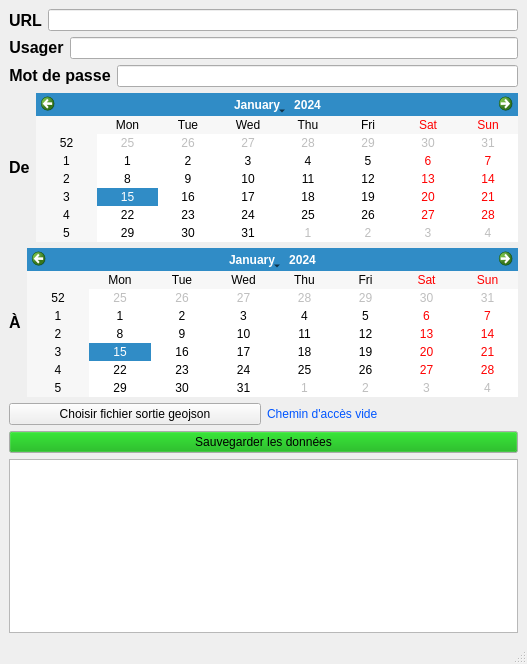
<?xml version="1.0" encoding="UTF-8"?>
<ui version="4.0">
 <class>MainWindow</class>
 <widget class="QMainWindow" name="MainWindow">
  <property name="geometry">
   <rect>
    <x>0</x>
    <y>0</y>
    <width>527</width>
    <height>664</height>
   </rect>
  </property>
  <property name="windowTitle">
   <string>MainWindow</string>
  </property>
  <widget class="QWidget" name="centralwidget">
   <layout class="QVBoxLayout" name="verticalLayout_2">
    <item>
     <layout class="QVBoxLayout" name="verticalLayout">
      <item>
       <layout class="QHBoxLayout" name="horizontalLayout_8">
        <item>
         <widget class="QLabel" name="label_6">
          <property name="font">
           <font>
            <pointsize>12</pointsize>
            <weight>75</weight>
            <bold>true</bold>
           </font>
          </property>
          <property name="text">
           <string>URL</string>
          </property>
         </widget>
        </item>
        <item>
         <widget class="QLineEdit" name="leURL"/>
        </item>
       </layout>
      </item>
      <item>
       <layout class="QHBoxLayout" name="horizontalLayout">
        <item>
         <widget class="QLabel" name="label">
          <property name="maximumSize">
           <size>
            <width>16777215</width>
            <height>20</height>
           </size>
          </property>
          <property name="font">
           <font>
            <pointsize>12</pointsize>
            <weight>75</weight>
            <bold>true</bold>
           </font>
          </property>
          <property name="text">
           <string>Usager</string>
          </property>
          <property name="alignment">
           <set>Qt::AlignHCenter|Qt::AlignTop</set>
          </property>
         </widget>
        </item>
        <item>
         <widget class="QLineEdit" name="leUsager"/>
        </item>
       </layout>
      </item>
      <item>
       <layout class="QHBoxLayout" name="horizontalLayout_3">
        <item>
         <widget class="QLabel" name="label_2">
          <property name="maximumSize">
           <size>
            <width>16777215</width>
            <height>20</height>
           </size>
          </property>
          <property name="font">
           <font>
            <pointsize>12</pointsize>
            <weight>75</weight>
            <bold>true</bold>
           </font>
          </property>
          <property name="text">
           <string>Mot de passe</string>
          </property>
          <property name="alignment">
           <set>Qt::AlignHCenter|Qt::AlignTop</set>
          </property>
         </widget>
        </item>
        <item>
         <widget class="QLineEdit" name="leMotPasse">
          <property name="echoMode">
           <enum>QLineEdit::Password</enum>
          </property>
         </widget>
        </item>
       </layout>
      </item>
      <item>
       <layout class="QHBoxLayout" name="horizontalLayout_2"/>
      </item>
      <item>
       <layout class="QHBoxLayout" name="horizontalLayout_4">
        <item>
         <widget class="QLabel" name="label_4">
          <property name="font">
           <font>
            <pointsize>12</pointsize>
            <weight>75</weight>
            <bold>true</bold>
           </font>
          </property>
          <property name="text">
           <string>De</string>
          </property>
         </widget>
        </item>
        <item>
         <widget class="QCalendarWidget" name="calDebut">
          <property name="maximumSize">
           <size>
            <width>500</width>
            <height>16777215</height>
           </size>
          </property>
         </widget>
        </item>
       </layout>
      </item>
      <item>
       <layout class="QHBoxLayout" name="horizontalLayout_5">
        <item>
         <widget class="QLabel" name="label_5">
          <property name="font">
           <font>
            <pointsize>12</pointsize>
            <weight>75</weight>
            <bold>true</bold>
           </font>
          </property>
          <property name="text">
           <string>À</string>
          </property>
         </widget>
        </item>
        <item>
         <widget class="QCalendarWidget" name="calFin">
          <property name="maximumSize">
           <size>
            <width>500</width>
            <height>16777215</height>
           </size>
          </property>
         </widget>
        </item>
       </layout>
      </item>
      <item>
       <layout class="QHBoxLayout" name="horizontalLayout_7">
        <item>
         <widget class="QPushButton" name="btnFichierOut">
          <property name="text">
           <string>Choisir fichier sortie geojson</string>
          </property>
         </widget>
        </item>
        <item>
         <widget class="QLabel" name="laPath">
          <property name="styleSheet">
           <string notr="true">color: rgb(0, 85, 255);</string>
          </property>
          <property name="text">
           <string>Chemin d'accès vide</string>
          </property>
         </widget>
        </item>
       </layout>
      </item>
     </layout>
    </item>
    <item>
     <widget class="QPushButton" name="btnSauvegarde">
      <property name="palette">
       <palette>
        <active>
         <colorrole role="Button">
          <brush brushstyle="SolidPattern">
           <color alpha="255">
            <red>0</red>
            <green>170</green>
            <blue>0</blue>
           </color>
          </brush>
         </colorrole>
        </active>
        <inactive>
         <colorrole role="Button">
          <brush brushstyle="SolidPattern">
           <color alpha="255">
            <red>0</red>
            <green>170</green>
            <blue>0</blue>
           </color>
          </brush>
         </colorrole>
        </inactive>
        <disabled>
         <colorrole role="Button">
          <brush brushstyle="SolidPattern">
           <color alpha="255">
            <red>0</red>
            <green>170</green>
            <blue>0</blue>
           </color>
          </brush>
         </colorrole>
        </disabled>
       </palette>
      </property>
      <property name="text">
       <string>Sauvegarder les données</string>
      </property>
     </widget>
    </item>
    <item>
     <widget class="QTextEdit" name="txtLog"/>
    </item>
   </layout>
  </widget>
  <widget class="QMenuBar" name="menubar">
   <property name="geometry">
    <rect>
     <x>0</x>
     <y>0</y>
     <width>527</width>
     <height>21</height>
    </rect>
   </property>
  </widget>
  <widget class="QStatusBar" name="statusbar"/>
 </widget>
 <resources/>
 <connections/>
</ui>
